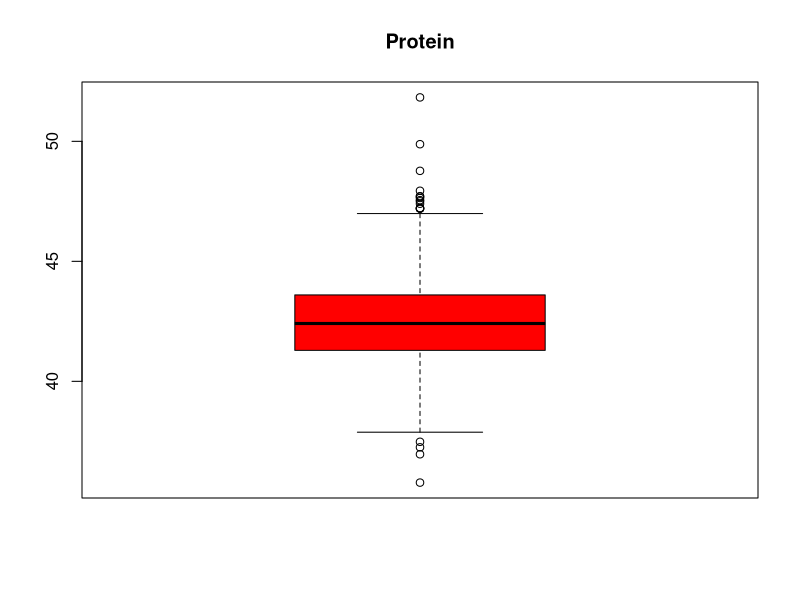
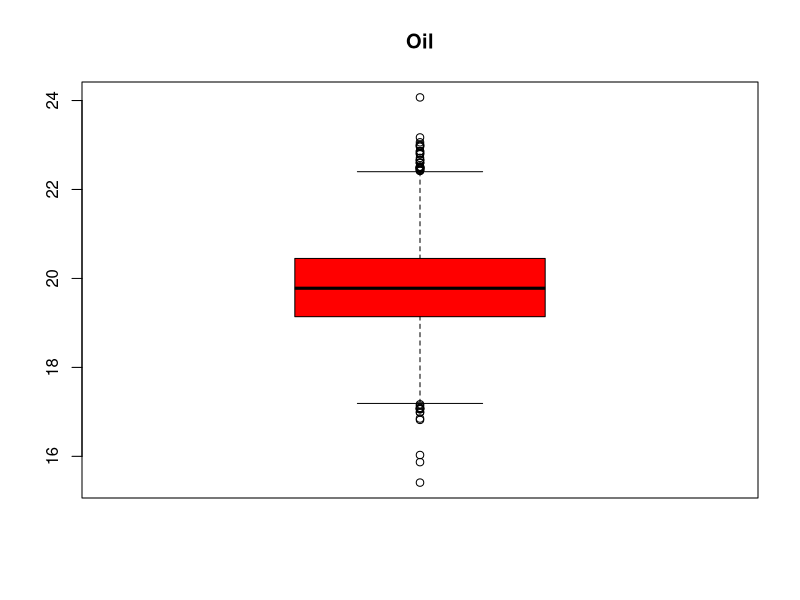
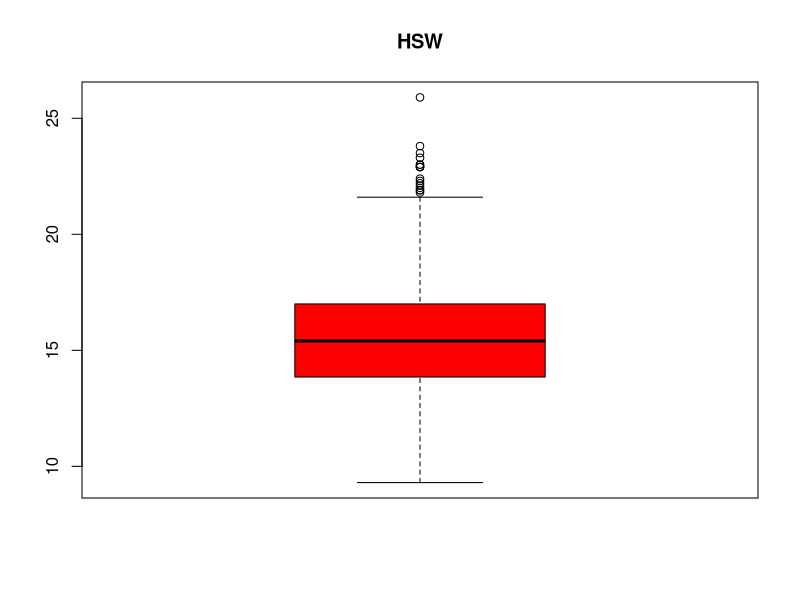
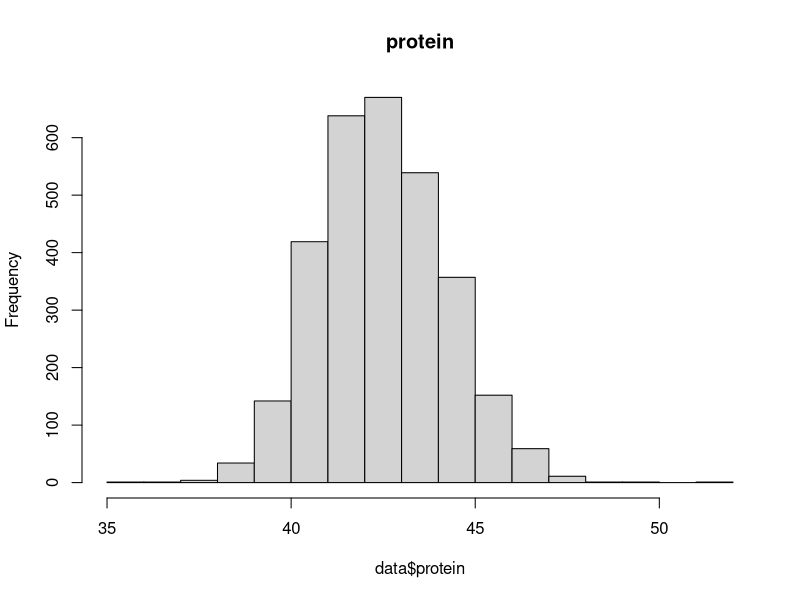
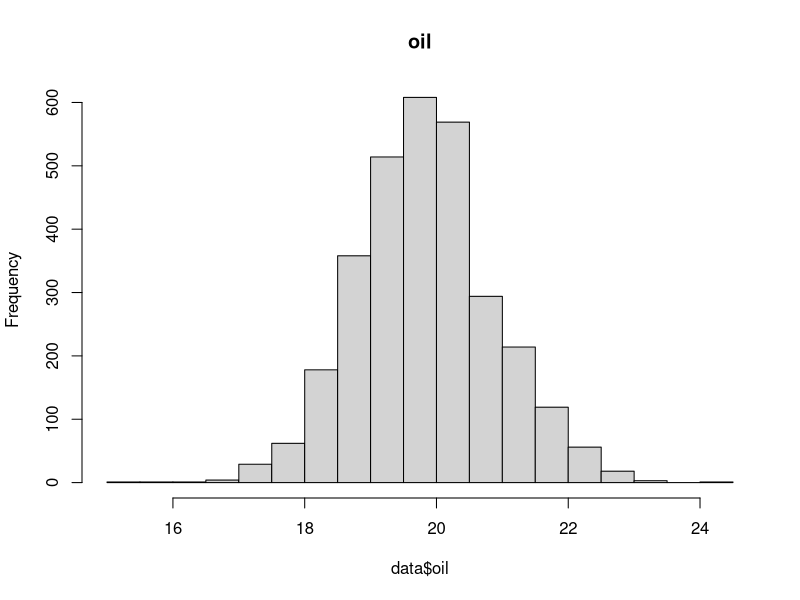
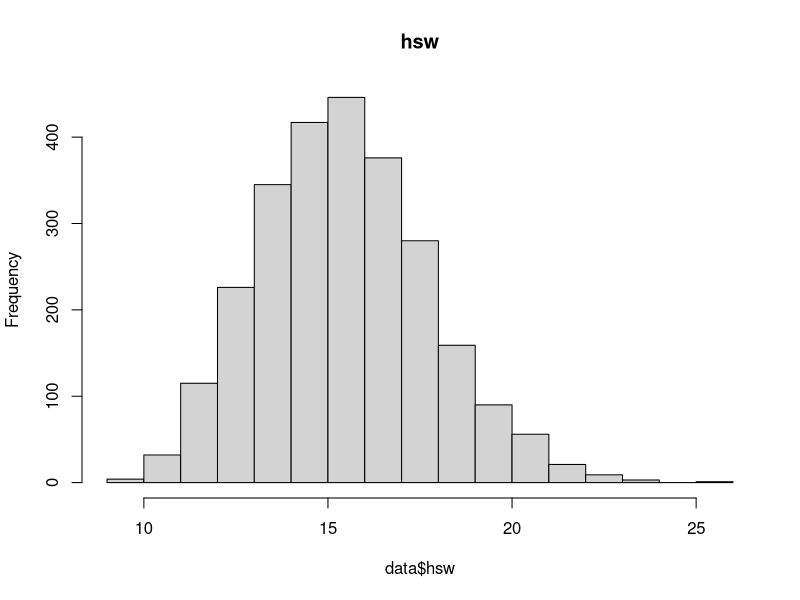

The R source for these figures, in order:
#### data obtained from https://onlinelibrary.wiley.com/doi/10.1111/pbr.13165
####loading the data####
rm(list = ls());ls ()
data <- read.csv("aa_all_env_master.csv", header = T, na.strings = "NA")
head(data)
str(data)

#adjusting the factors
data[,1:11] <- lapply(data[,1:11], factor)
data[,17:83] <- lapply(data[,17:83], as.numeric)
str(data)

####Visualization####

#boxplot divides your data into four equal quarters, each representing 25% of the observations
boxplot(data$protein, col = "red", main = "Protein")
boxplot(data$oil, col = "red", main = "Oil")
boxplot(data$hsw, col = "red", main = "HSW")

#histogram
hist(data$protein, main = "protein")
hist(data$oil, main = "oil")
hist(data$hsw, main = "hsw")

####ANOVA####

m1 <- lm(protein ~ rep + (name + env)^2, data = data)
anova(m1)

m2 <- lm(oil ~ rep + (name + env)^2, data = data)
anova(m2)

m3 <- lm(hsw ~ rep + (name + env)^2, data = data)
anova(m3)

####variance component analysis and heritability####
library (lmerTest)
data$ge<-paste0(data$name,data$env)

#trait variance components
prot_h<-lmer(protein~ 1 + (1|env) + (1|env:rep) + (1|name) + (1|ge), data=data) 
oil_h<-lmer(oil~ 1 + (1|env) + (1|env:rep) + (1|name) + (1|ge), data=data)
hsw_h<-lmer(hsw~ 1 + (1|env) + (1|env:rep) + (1|name) + (1|ge), data=data)

vcs<-list(VarCorr(prot_h),VarCorr(oil_h),VarCorr(hsw_h))

vas<-data.frame(print(vcs,comp=c("Variance")))
vas<-cbind(vas[,c(1,4,9,14)])
colnames(vas)<-c("component","protein","oil","hsw")

##simple formula = vG/vP
##Entry-mean based heritability equation: h2=v_G/[v_G + (v_G*E/E) + (v_e/RE)] 

#heritability protein
he_pro<-vas[2,2]/(vas[2,2]+(vas[1,2]/6 + vas[5,2]/12))
he_pro

#heritability oil
he_oil<-vas[2,3]/(vas[2,3]+(vas[1,3]/6 + vas[5,3]/12))
he_oil

#hundred seed weight
he_hsw<-vas[2,4]/(vas[2,4]+(vas[1,4]/6 + vas[5,4]/12))
he_hsw

#heritability table
her<-c("heritability",he_pro,he_oil,he_hsw)
her_table<-rbind(vas,her)
write.csv(her_table, file = "heritability_table.csv")
